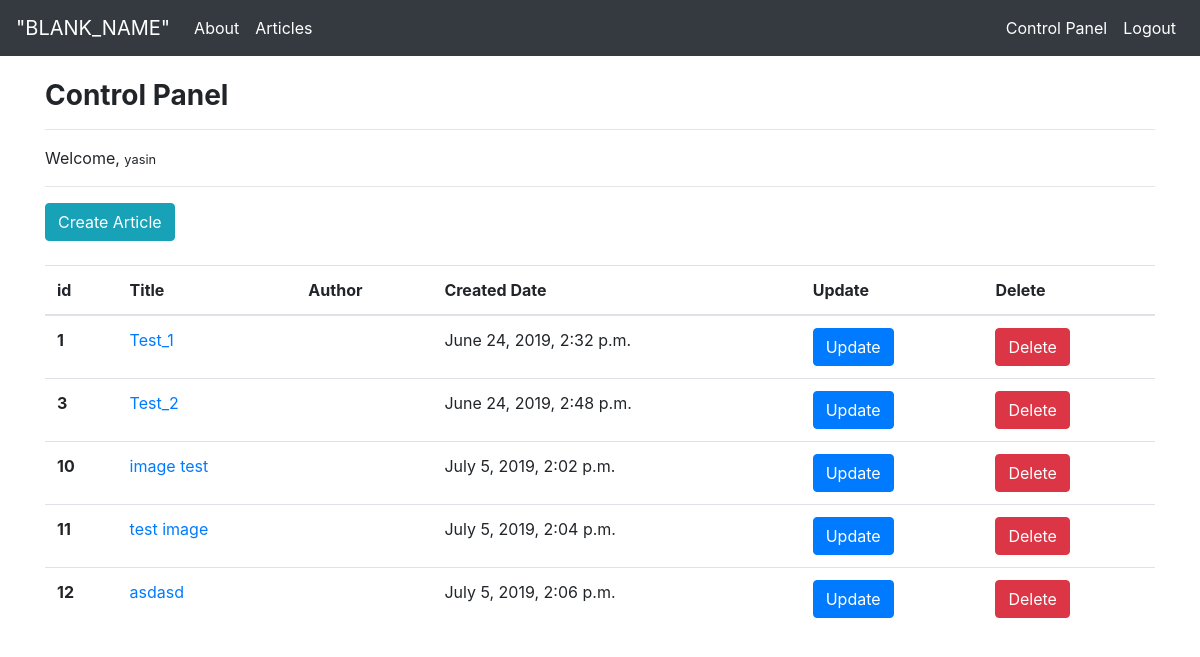
Screenshot of /articles/dashboard/ (signed in) with the database file from the repository.
### article/models.py (models this page shows, shortened)
class Article(models.Model):
    author = models.ForeignKey("auth.User", on_delete = models.CASCADE,verbose_name = "Author")
    title = models.CharField(max_length = 50, verbose_name = "Title")
    content = RichTextField()
    created_date = models.DateTimeField(auto_now_add=True, verbose_name = "Date Created")
    article_image = models.FileField(blank=True, null=True, verbose_name="Add image")

### article/views.py (the view)
# urls.py: path('dashboard/', views.dashboard, name="dashboard"),
def dashboard(request):
    articles = Article.objects.filter(author=request.user)
    context = {
        "articles":  articles
    }
    return render(request, template_name = "dashboard.html", context=context)

### templates/dashboard.html
{% extends "layout.html" %}
{% block body %}
        <br>
    <h3><strong>Control Panel</strong></h3>
        <hr>
    <p>Welcome, <small> {{ request.user.username }} </small></p>
        <hr>
    <a class="btn btn-info" href="/articles/addarticle">Create Article</a>
        <br>
        <br>
    {% if articles %}
        <table class="table table-hover">
            <thead>
                <tr>
                    <th scope="col">id</th>
                    <th scope="col">Title</th>
                    <th scope="col">Author</th>
                    <th scope="col">Created Date</th>
                    <th scope="col">Update</th>
                    <th scope="col">Delete</th>
                </tr>
            </thead>
            <tbody>
                {% for article in articles %}
                    <tr>
                        <th scope="row">{{ article.id }}</th>
                        <td><a href="/articles/article/{{article.id}}">{{ article.title }}</a></td>
                        <td>{{ article.username }}</td>
                        <td>{{ article.created_date }}</td>
                        <td><a class="btn btn-primary" href="/articles/update/{{article.id}}">Update</a></td>
                        <td><a class="btn btn-danger" href="/articles/delete/{{article.id}}">Delete</a></td>
                    </tr>
                {% endfor %}
            </tbody>
        </table>
    {% else %}
        <div class="alert alert-info">
            You have no articles yet.
        </div>
    {% endif %}
{% endblock body %}

### rows the page displays
Article: id "1", title "Test_1", created_date "June 24, 2019, 2:32 p.m."
Article: id "3", title "Test_2", created_date "June 24, 2019, 2:48 p.m."
Article: id "10", title "image test", created_date "July 5, 2019, 2:02 p.m."
Article: id "11", title "test image", created_date "July 5, 2019, 2:04 p.m."
Article: id "12", title "asdasd", created_date "July 5, 2019, 2:06 p.m."

### other values shown
{{ request.user.username }} "yasin"
